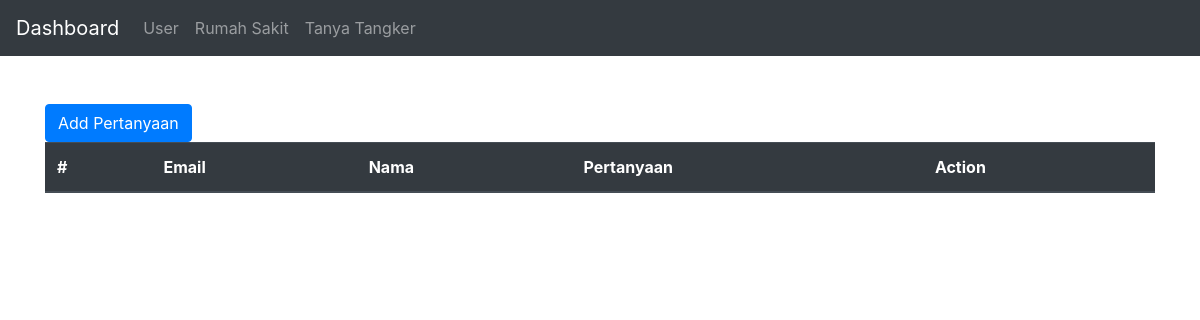
Before: /index.php/c_tanyatangker with the older database file.
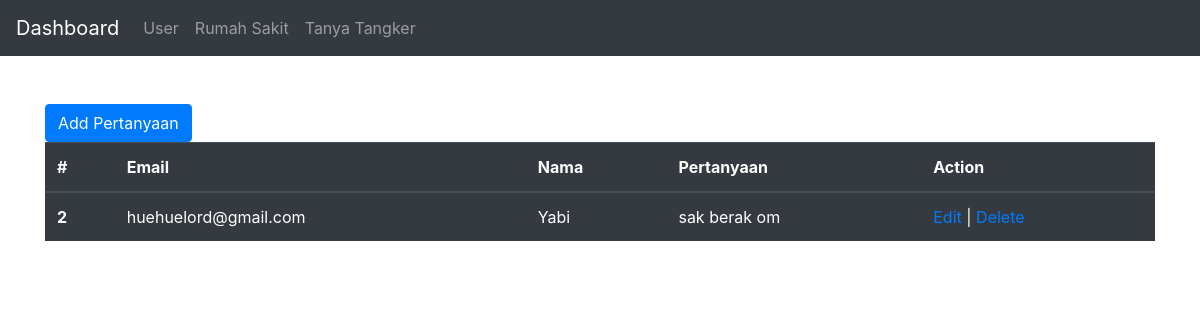
After: the same page with the newer database file.
### tables this page shows
CREATE TABLE `tanyatangker` (
  `id` int(11) NOT NULL,
  `email` varchar(128) NOT NULL,
  `nama` varchar(128) NOT NULL,
  `pertanyaan` varchar(128) NOT NULL
);

### application/controllers/C_TanyaTangker.php (called while the page is built, shortened)
<?php
class C_TanyaTangker extends CI_Controller {
	public function __construct() {
		$this->load->model('M_TanyaTangker');
	}
	public function index() {
		$data['result'] = $this->M_TanyaTangker->getAllData();
		$this->load->view('crud/tanyatangker/V_Tanya', $data);
	}
}

### index.php (called while the page is built, shortened)
<?php
require_once BASEPATH.'core/CodeIgniter.php';

### application/models/M_TanyaTangker.php (called while the page is built, shortened)
<?php
class M_tanyatangker extends CI_Model {
	function getAllData() {
		$query = $this->db->query('SELECT * FROM tanyatangker');
		return $query->result();
	}
}

### application/views/crud/tanyatangker/V_Tanya.php (the view, shortened to what this page needs)
<!doctype html>
<html lang="en">
  <head>
    <link rel="stylesheet" href="https://stackpath.bootstrapcdn.com/bootstrap/4.4.1/css/bootstrap.min.css">
  </head>
  <body>
    <nav class="navbar navbar-expand-lg navbar-dark bg-dark">
      <a class="navbar-brand" href="<?php echo base_url() ?>">Dashboard</a>
      <div class="collapse navbar-collapse" id="navbarNavAltMarkup">
        <div class="navbar-nav">
          <a class="nav-item nav-link" href="<?php echo site_url('index.php/C_User/') ?>">User</a>
          <a class="nav-item nav-link" href="<?php echo site_url('index.php/C_RumahSakit/') ?>">Rumah Sakit</a>
          <a class="nav-item nav-link" href="<?php echo site_url('index.php/C_TanyaTangker/') ?>">Tanya Tangker</a>
        </div>
      </div>
    </nav>
<div class="container">
  <br>
  <br>
<button type="button" class="btn btn-primary" data-toggle="modal" data-target="#exampleModal">
  Add Pertanyaan
</button>
    <table class="table table-dark">
    <thead>
      <tr>
        <th scope="col">#</th>
        <th scope="col">Email</th>
        <th scope="col">Nama</th>
        <th scope="col">Pertanyaan</th>
        <th scope="col">Action</th>
      </tr>
    </thead>
    <tbody>
      <?php foreach($result as $row) {?>
      <tr>
        <th scope="row"><?php echo $row->id; ?></th>
        <td><?php echo $row->email; ?></td>
        <td><?php echo $row->nama; ?></td>
        <td><?php echo $row->pertanyaan; ?></td>
        <td><a href="<?php echo site_url('index.php/C_TanyaTangker/edit');?>/<?php echo $row->id;?>">Edit</a> |
            <a href="<?php echo site_url('index.php/C_TanyaTangker/delete');?>/<?php echo $row->id;?>">Delete</a></td>
      </tr>
    <?php } ?>
    </tbody>
  </table>
</div>
  </body>
</html>

Changed rows visible on the page:
added tanyatangker: id "2", email "huehuelord@gmail.com", nama "Yabi", pertanyaan "sak berak om"
